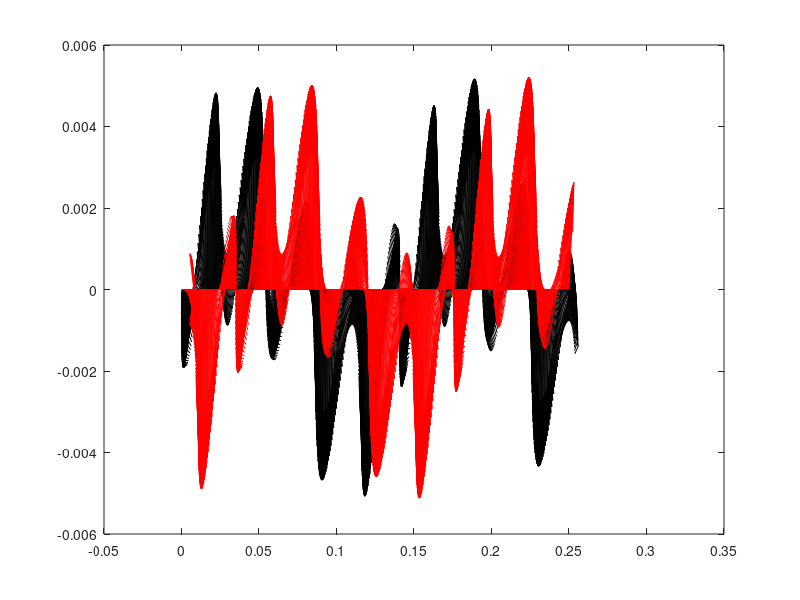
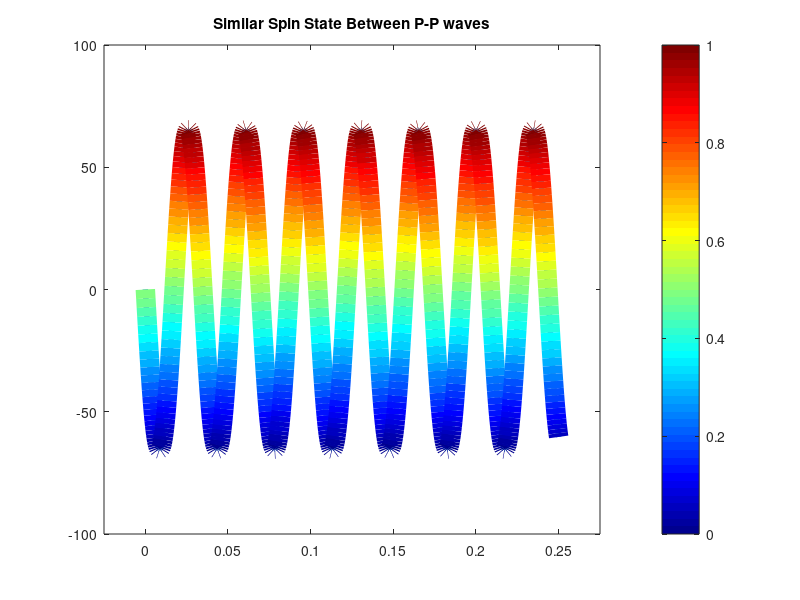

Reproduce these figures in MATLAB, in order. (Note: this script raises an error after producing the figures.)



%% THIS SAMPEL CODE EXPLORES THE INTRINSIC SPIN OF ELASTIC WAVE          %%
%%%%%%%%%%%%%%%%%%%%%%%%%%%%%%%%%%%%%%%%%%%%%%%%%%%%%%%%%%%%%%%%%%%%%%%%%%%
%% REFER CHAPTER 3 Eq. 3.61.1 and 3.62.2 in Book Metamaterial in Topological Acoustics, CRC Press, 2023
% Code written by Prof. Sourav Banerjee Date 06/24/2022

%%%%%%%%%%%%%%%%%%%%%%%%%%%%%%%%%%%%%%%%%%%%%%%%%%%%%%%%%%%%%%%%%%%%%%%%%%%
%Explore SpinState
SpinState = 1; % 1 for P-P Interaction, 2 for S-S interaction, 3 for P-S Hybrid Interaction
SpinPlotAlong =0; % Angle in degree
t1=34.00;
t2=-34.00;
%% WAVE - AMPLITUDES 
%Amplitude of P-waves
A1 = 0.000001; % amplitude of L-Wave 1
A2 = 0.000001; % amplitude of L-Wave 2

% Amplitude of S-waves
B1 = 0.000001; % amplitude of T-Wave 1
B2 = 0.000001; % amplitude of T-Wave 2

% % Amplitude of P-waves
% A1 = 0.5583; % amplitude of L-Wave 1
% A2 = -0.5583; % amplitude of L-Wave 2
% 
% % Amplitude of S-waves
% B1 = 0.4340; % amplitude of T-Wave 1
% B2 = 0.4340; % amplitude of T-Wave 2

%% WAVE - VELOCITIES
% Velocities of P-wave
Cp1 = 6191.4; % m/sec wave velocity of P-wave 1
Cp2 = 6191.4; % m/sec wave velocity of P-wave 2

% Velocities of S-wave
Cs1 = 3095.7; % m/sec wave velocity of S-wave 1
Cs2 = 3095.7; % m/sec wave velocity of S-wave 2

%% FREQUENCY & DENSITY
w=1000000;  % in Hz frequency
rho=2700;    % in Kg/m^3
SF=rho*w/2; % a Spin Factor 
%% WAVENUMBER
% Wavenumber of P-waves - Two wave interaction
kp1 = w/Cp1; % wavenumber of P-wave 1
kp2 = w/Cp2;  % wavenumber of P-wave 2

% Wavenumber of S-wave 
ks1 = w/Cs1; % wavenumber of wave 1
ks2 = w/Cs2;  % wavenumber of wave 2
%% 1-D SPATIAL DISCREATIZATION 
D=0.002;
x_min = 0;
x_max = 0.25; % total length along the plate axis 250 mm
num_points_x = 800; % number of points in the x direction

del_x=(x_max-x_min)/num_points_x; % in m
Length=x_max; % in m
%% WAVE PROPAGATION DIRETION OF WAVE 1 and WAVE 2 & WAVEVECTOR
theta_1 = t1-SpinPlotAlong ; % wave propagation diraction of P-wave 1
theta_2 = t2-SpinPlotAlong; % wave propagation diraction of P-wave 2

% P-wave Vecotors for wave 1 and wave 2
kp1_1=kp1*cosd(theta_1);  % k1 wave number along x1 for P-wave 1
kp1_2=kp1*sind(theta_1);  % k2 wave number along x2 for P-wave 1

kp2_1=kp2*cosd(theta_2);  % k1 wave number along x1 for P-wave 2
kp2_2=kp2*sind(theta_2);  % k2 wave number along x2 for P-wave 2

% S-wave Vecotors for wave 1 and wave 2
ks1_1=ks1*cosd(theta_1);  % k1 wave number along x1 for S-wave 1
ks1_2=ks1*sind(theta_1);  % k2 wave number along x2 for S-wave 1

ks2_1=ks2*cosd(theta_2);  % k1 wave number along x1 for S-wave 2
ks2_2=ks2*sind(theta_2);  % k2 wave number along x2 for S-wave 2

%% WAVE POLARIZATION 
% Wave polarization direction of the P-wave
P_1 = theta_1 ; % wave polarization diraction of P-wave 1 along Theta 1 
P_2 = theta_2; % wave polarization diraction of P-wave 2 along Theta 2

% Wave polarization direction of the S-wave 
S_1=90+theta_1; %wave polarization diraction of S-wave 1 Orthogonal to Theta 1
S_2=-(90+theta_2); %wave polarization diraction of S-wave 2 Orthogonal to Theta 2

%% SPATIAL DISCRETIZATION
%i=sqrt(-1);

x1=0:del_x:Length; % discretize the x1 axis 
x2=0:del_x:Length; % discretize the x2 axis 

x1_plot=(zeros(length(x2),1))';
x2_plot=(zeros(length(x1),1))';

x3=(zeros(length(x1),1))';

%% WAVE POTENTIALS 
% P-wave potential 
fi1_exp = A1.*exp(1i*((kp1_1.*x1)+(kp1_2.*x2)+(kp1.*cosd(90).*x3)));
fi2_exp = A2.*exp(1i*((kp2_1.*x1)+(kp2_2.*x2)+(kp2.*cosd(90).*x3)));
% S-wave potential 
Zi1_exp = B1.*exp(1i*((ks1_1.*x1)+(ks1_2.*x2)+(ks1.*cosd(90).*x3)));
Zi2_exp = B2.*exp(1i*((ks2_1.*x1)+(ks2_2.*x2)+(ks2.*cosd(90).*x3)));

%% WAVE DISPLACEMENT AMPLITUDE
% P-wave

u1_fi1 = 1i*kp1_1*fi1_exp; % u1 = dfi/dx1 & u2 = dfi/dx2
u2_fi1 = 1i*kp1_2*fi1_exp; % No minus sign V.Imp

u1_fi2 = 1i*kp2_1*fi2_exp; % u1 = dfi/dx1 & u2 = dfi/dx2
u2_fi2 = 1i*kp2_2*fi2_exp; % No minus sign V.Imp

u1_Zi1 = 1i*ks1_2*Zi1_exp; % See the reverse: u1 = dZi/dx2 & u2 = -dZi/dx1
u2_Zi1 = -1i*ks1_1*Zi1_exp; % Please mind the minus sign V.Imp

u1_Zi2 = 1i*ks2_2*Zi2_exp; % See the reverse: u1 = dZi/dx2 & u2 = -dZi/dx1
u2_Zi2 = -1i*ks2_1*Zi2_exp; % Please mind the minus sign V.Imp


%% SUPERPOSED WAVE DISPLACEMENT ALONG X1 and X2 DIRECTIONS
if (SpinState ==1)
       %% 2-P-wave Superposition
        u1=u1_fi1+u1_fi2;  % P-wave 1+2 disp Along x1
        u2=u2_fi1+u2_fi2;  % P-wave 1+2 disp Along x2
elseif (SpinState==2)
        %% 2-S-wave Superposition 
        u1=u1_Zi1+u1_Zi2; % S-wave 1+2 disp Along x1
        u2=u2_Zi1+u2_Zi2; % S-wave 1+2 disp Along x2
elseif(SpinState==3)
        %% 1P-1S-Hybrid wave P along theta1 so use fi1, S along theta2 so use Zi2
        % u1=u1_Zi1+u1_fi2;  
        % u2=u2_Zi1+u2_fi2;  

        u1=u1_fi1+u1_Zi2;  
        u2=u2_fi1+u2_Zi2;  


end
%%

%% EXPLORING THE INTRINSIC SPIN ONLY X1-X2 PLANE
%% 2-P-wave
sample = size(x1,2);                % At every position along X
Spin_imag=zeros(sample,1);
for i = 1:sample
    ULcross = u1(i)*conj(u2(i))-u2(i)*conj(u1(i));
    %Spin_real(i)=SF*real(ULcross);
    Spin_imag(i)=SF*imag(ULcross);
    %Spin_abs(i)=SF*abs(ULcross);
end

save('BloodyMatchIntrinsic.mat','u1_fi1','u2_fi1','u1_fi2','u2_fi2');
%% VISUALIZATION OF Polarization and SPIN

figure(1);
    quiver(x1,x2_plot,real(u1),real(u2),'k-'); hold on
    
figure(1);
    quiver(x1,x2_plot,imag(u1),imag(u2),'r-');
%legend('real u','imag u')
axis normal


if (SpinState==1)
    figure; %plot(Spin_L_real,'k','LineWidth',4); hold on

    plot(x1,Spin_imag,'LineWidth',4);
    xlim([-(0.1)*max(x1), max(x1)+(0.1)*max(x1)])
    title('Similar Spin State Between P-P waves')
    % Get the current colormap (jet)
    cmap = colormap('jet');
    %scaled_spin = (Spin_imag - min(Spin_imag)) / (max(Spin_imag) - min(Spin_imag));
    % Compute the color indices based on y values
    num_colors = size(cmap, 1);
    color_indices = round(interp1(linspace(min(Spin_imag), max(Spin_imag), num_colors), 1:num_colors, Spin_imag));
    % Apply colors to the line plot
    hold on;
    for i = 1:length(x1)-1
        plot(x1(i:i+1), Spin_imag(i:i+1), 'Color', cmap(color_indices(i), :), 'LineWidth', 14);
    end
    hold off;
    
    % Add colorbar for reference (optional)
    colorbar;
    clim([min(Spin_imag) max(Spin_imag)]);

elseif(SpinState==2)
    figure;%plot(Spin_L_real,'k','LineWidth',4); hold on
    plot(x1,Spin_imag,'LineWidth',4);
    xlim([-(0.1)*max(x1), max(x1)+(0.1)*max(x1)])
    title('Similar Spin State Between S-S waves')
        cmap = colormap('jet');
    % Compute the color indices based on y values
    num_colors = size(cmap, 1);
    color_indices = round(interp1(linspace(min(Spin_imag), max(Spin_imag), num_colors), 1:num_colors, Spin_imag));
    % Apply colors to the line plot
    hold on;
    for i = 1:length(x1)-1
        plot(x1(i:i+1), Spin_imag(i:i+1), 'Color', cmap(color_indices(i), :), 'LineWidth', 8);
    end
    hold off;
    
    % Add colorbar for reference (optional)
    colorbar;
    clim([min(Spin_imag) max(Spin_imag)]);
elseif (SpinState==3)
    figure;%plot(Spin_L_real,'k','LineWidth',4); hold on
    plot(x1,Spin_imag,'LineWidth',4);
    xlim([-(0.1)*max(x1), max(x1)+(0.1)*max(x1)])
    title('Hybrid Spin State Between P-S waves')
        cmap = colormap('jet');
    % Compute the color indices based on y values
    num_colors = size(cmap, 1);
    color_indices = round(interp1(linspace(min(Spin_imag), max(Spin_imag), num_colors), 1:num_colors, Spin_imag));
    % Apply colors to the line plot
    hold on;
    for i = 1:length(x1)-1
        plot(x1(i:i+1), Spin_imag(i:i+1), 'Color', cmap(color_indices(i), :), 'LineWidth', 8);
    end
    hold off;
    
    % Add colorbar for reference (optional)
    colorbar;
    clim([min(Spin_imag) max(Spin_imag)]);
end         
%% END
